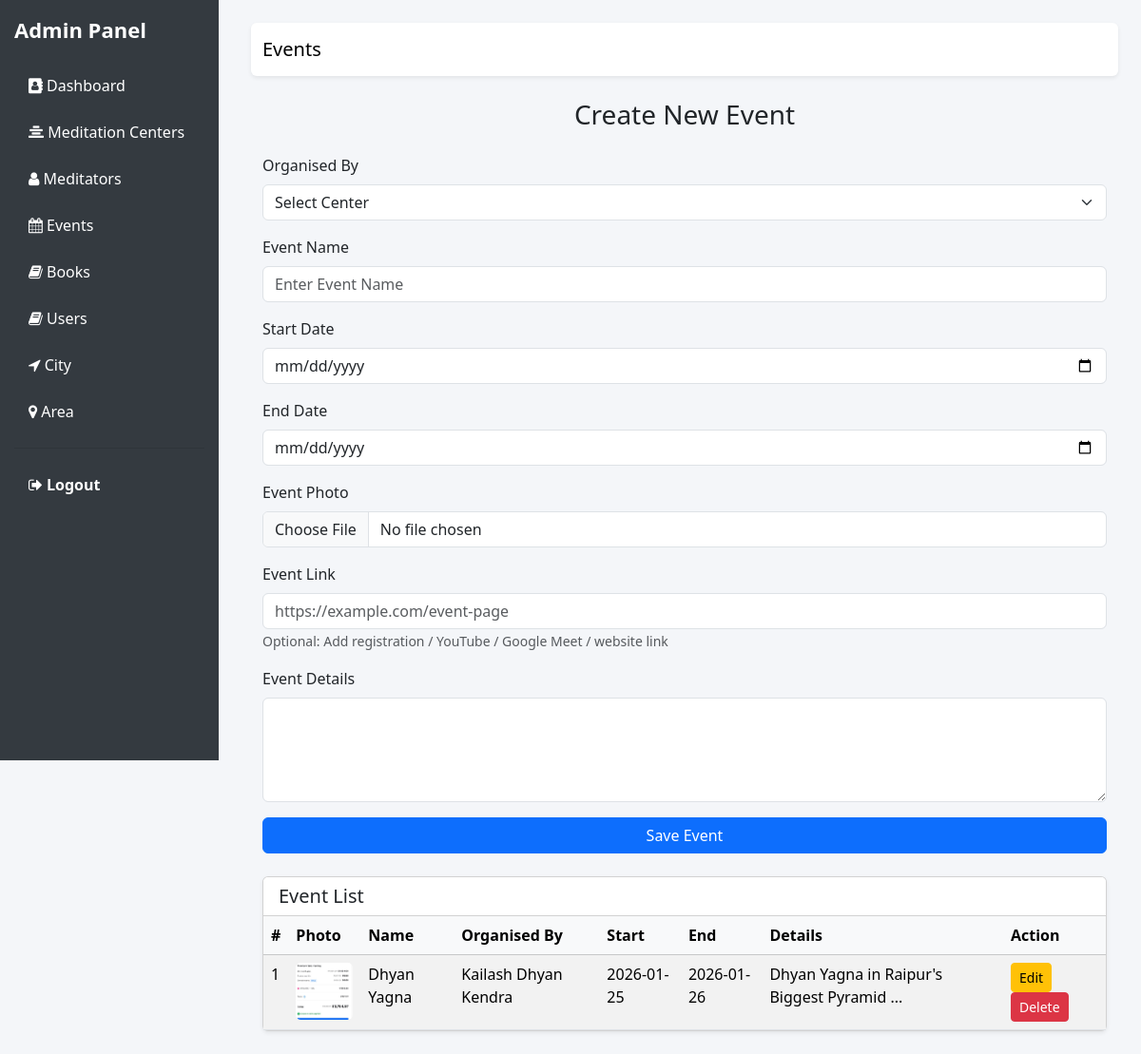
/admin/events.php (signed in), run on the app's committed database.
### tables this page shows
CREATE TABLE `events` (
  `id` int(11) NOT NULL,
  `center_id` int(11) NOT NULL,
  `name` varchar(255) NOT NULL,
  `start_date` date NOT NULL,
  `end_date` date NOT NULL,
  `photo` varchar(255) DEFAULT NULL,
  `link` text NOT NULL,
  `details` text DEFAULT NULL,
  `created_at` timestamp NOT NULL DEFAULT current_timestamp()
);

CREATE TABLE `meditation_centers` (
  `id` int(11) NOT NULL,
  `center_name` varchar(255) DEFAULT NULL,
  `area_id` int(11) DEFAULT NULL,
  `city_id` int(11) DEFAULT NULL,
  `address` text DEFAULT NULL,
  `contact_number` varchar(20) DEFAULT NULL,
  `email` varchar(100) NOT NULL,
  `google_business_url` varchar(255) DEFAULT NULL,
  `youtube_url` varchar(255) DEFAULT NULL,
  `google_map_url` text DEFAULT NULL
);

### admin/events.php (the view, shortened to what this page needs)
<?php
include_once "../dbcon.php";
?>
<!DOCTYPE html>
<html lang="en">
<head>
    <link href="../assets/dist/css/bootstrap.min.css" rel="stylesheet">
    <link href="../assets/dist/css/admin.css" rel="stylesheet">
    <link rel="stylesheet" href="../assets/fa/css/font-awesome.min.css">
</head>
<body>
<?php include_once "sidebar.php"; ?>
<div class="content p-4">
    <nav class="navbar navbar-expand-lg navbar-light bg-white shadow-sm rounded mb-4">
        <div class="container-fluid">
            <a class="navbar-brand" href="#">Events</a>
        </div>
    </nav>
    <div class="container">
        <div class="box">
            <h3 class="mb-4 text-center">Create New Event</h3>
            <form action="crud/save_event.php" method="POST" enctype="multipart/form-data">
                <div class="mb-3">
                    <label class="form-label">Organised By</label>
                    <select name="center_id" class="form-select" required>
                        <option value="">Select Center</option>
                    </select>
                </div>
                <div class="mb-3">
                    <label class="form-label">Event Name</label>
                    <input type="text" name="name" class="form-control" placeholder="Enter Event Name" required>
                </div>
                <div class="mb-3">
                    <label class="form-label">Start Date</label>
                    <input type="date" name="start_date" class="form-control" required>
                </div>
                <div class="mb-3">
                    <label class="form-label">End Date</label>
                    <input type="date" name="end_date" class="form-control" required>
                </div>
                <div class="mb-3">
                    <label class="form-label">Event Photo</label>
                    <input type="file" name="photo" class="form-control" accept="image/*" />
                </div>
                <div class="mb-3">
    <label class="form-label">Event Link</label>
    <input
        type="url"
        name="link"
        class="form-control"
        placeholder="https://example.com/event-page"
    >
    <small class="text-muted">
        Optional: Add registration / YouTube / Google Meet / website link
    </small>
</div>
                <div class="mb-3">
                    <label class="form-label">Event Details</label>
                    <textarea name="details" rows="4" class="form-control" required></textarea>
                </div>
                <button class="btn btn-primary w-100">Save Event</button>
            </form>
        </div>
        <?php include "../admin/crud/event_list.php"; ?>
    </div>
</div>
</body>
</html>

### admin/crud/event_list.php (shortened to what this page needs)
<?php
include "../dbcon.php";
$query = "
    SELECT
        e.*,
        c.center_name
    FROM events e
    LEFT JOIN meditation_centers c ON c.id = e.center_id
    ORDER BY e.id DESC
";
$result = mysqli_query($conn, $query);
?>
<div class="card shadow-sm mt-4">
    <div class="card-header bg-white">
        <h5 class="mb-0">Event List</h5>
    </div>
    <div class="card-body p-0">
        <table class="table table-striped table-hover mb-0">
            <thead class="table-light">
                <tr>
                    <th>#</th>
                    <th>Photo</th>
                    <th>Name</th>
                    <th>Organised By</th>
                    <th>Start</th>
                    <th>End</th>
                    <th>Details</th>
                    <th>Action</th>
                </tr>
            </thead>
            <tbody>
               <tbody>
<?php
if ($result && mysqli_num_rows($result) > 0) {
    $i = 1;
    while ($row = mysqli_fetch_assoc($result)) { ?>
        <tr>
            <td><?= $i++; ?></td>
            <td>
                <?php if (!empty($row['photo'])) { ?>
                    <img src="<?= URL ?>/admin/crud/<?= htmlspecialchars($row['photo']); ?>"
                         width="60" height="60"
                         style="object-fit:cover; border-radius:5px;">
                <?php } ?>
            </td>
            <td><?= htmlspecialchars($row['name']); ?></td>
            <td><?= htmlspecialchars($row['center_name'] ?? 'N/A'); ?></td>
            <td><?= htmlspecialchars($row['start_date']); ?></td>
            <td><?= htmlspecialchars($row['end_date']); ?></td>
            <td>
                <?= strlen($row['details']) > 40
                    ? htmlspecialchars(substr($row['details'], 0, 40)) . "..."
                    : htmlspecialchars($row['details']); ?>
            </td>
            <td>
                <a href="edit_event.php?id=<?= $row['id']; ?>"
                   class="btn btn-warning btn-sm">Edit</a>
                <a href="crud/delete_event.php?id=<?= $row['id']; ?>"
                   class="btn btn-danger btn-sm"
                   onclick="return confirm('Are you sure you want to delete this event?');">
                   Delete
                </a>
            </td>
        </tr>
<?php
    }
} else { ?>
    <tr>
        <td colspan="8" class="text-center text-muted">No events found</td>
    </tr>
<?php } ?>
</tbody>
            </tbody>
        </table>
    </div>
</div>

### data on the page
events: photo (picture), name "Dhyan Yagna", meditation_centers.center_name "Kailash Dhyan Kendra", start_date "2026-01-25", end_date "2026-01-26", details "Dhyan Yagna in Raipur's Biggest Pyramid"

### other printed values
$_SESSION['role'] "Admin"
